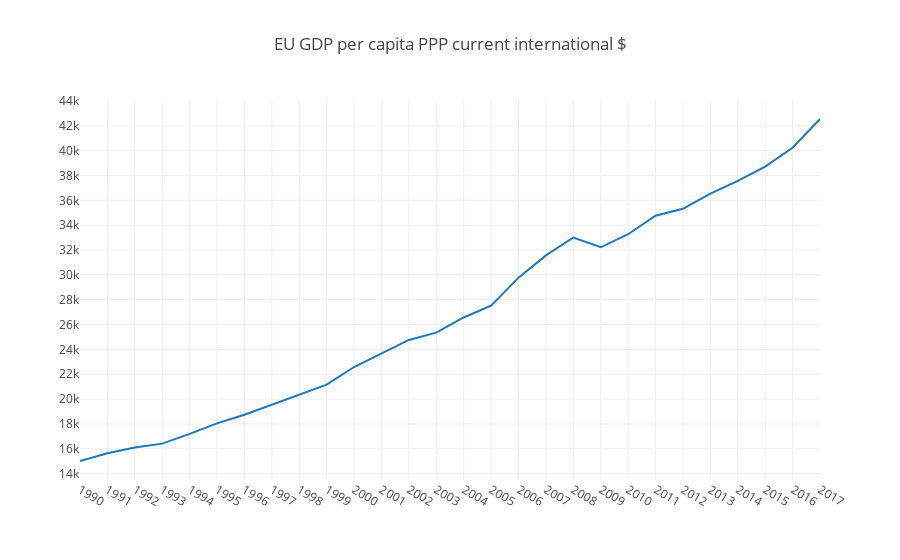

The notebook cell saved with this chart:
### Code cell
#Converting data into datetime format and plotting GDP 
X=pd.to_datetime(ts.index)
y=ts['GDP per capita']
layout = go.Layout(title= 'EU GDP per capita PPP current international $',
    xaxis = dict(ticks='', nticks=43),
    yaxis = dict(nticks=20))
data = [go.Scatter(x=X,y=y)]
fig =go.Figure(data=data, layout=layout)
iplot(fig, filename='heatmap',show_link=False)

### Figure 1 — Plotly figure (JSON) as saved in the notebook; plotly's stock layout.template omitted (floating-point values rounded to 4 significant figures)
{"data": [{"type": "scatter", "uid": "277867b8-c652-41a2-a391-c347537388b7", "x": ["1990-01-01", "1991-01-01", "1992-01-01", "1993-01-01", "1994-01-01", "1995-01-01", "1996-01-01", "1997-01-01", "1998-01-01", "1999-01-01", "2000-01-01", "2001-01-01", "2002-01-01", "2003-01-01", "2004-01-01", "2005-01-01", "2006-01-01", "2007-01-01", "2008-01-01", "2009-01-01", "2010-01-01", "2011-01-01", "2012-01-01", "2013-01-01", "2014-01-01", "2015-01-01", "2016-01-01", "2017-01-01"], "y": [15010.0, 15640.0, 16100.0, 16410.0, 17200.0, 18050.0, 18730.0, 19530.0, 20380.0, 21160.0, 22580.0, 23700.0, 24760.0, 25350.0, 26570.0, 27530.0, 29770.0, 31570.0, 33010.0, 32220.0, 33270.0, 34760.0, 35320.0, 36540.0, 37570.0, 38720.0, 40230.0, 42550.0]}], "layout": {"title": {"text": "EU GDP per capita PPP current international $"}, "xaxis": {"nticks": 43, "ticks": ""}, "yaxis": {"nticks": 20}}}
